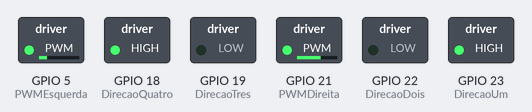
Bench run of a program on a simulated ESP32. On the bench: switched loads named in the program (green lamp = pin HIGH).

Above: at 0.1 s.
Timing chart, 0 to 1.6 s (numbered marks = the images above):
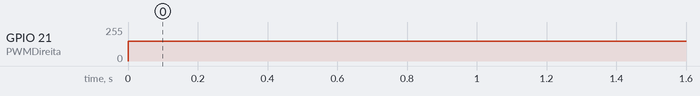

Measured:
- by itself, GPIO 21 (PWMDireita): 0/255 → 150/255 at 0.00 s

The program:

main.cpp
```cpp
// SENSORES DISPOSTOS DA SEGUINTE FORMA
//
// erro -3                     erro +3
//   (0) (1) (2) (3) (4) (5) (6) (7)
//                  |
//               erro 0
//                  |
// motor[0]    ----- -----    motor[1]
//

#include<SoftwareSerial.h>

#define DirecaoUm 23
#define DirecaoDois 22
#define PWMDireita 21

#define DirecaoTres 19
#define DirecaoQuatro 18
#define PWMEsquerda 5

int motores [2];
int velNormal [2] = {100, 100};
#define Kp 50

// Define cada pino relacionado a cada sensor no vetor
int sensorPin [8] = {13,12,14,27,26,25,33,32};
int sensoresDigital[8];
#define LIMITE 600

void setup(){

// Ativa o modo de INPUT nos pinos dos sensores
for(int i = 0; i++; i<8){
  pinMode(sensorPin[i], INPUT);
  }

// Ativa o modo de OUTPUT nos pinos da Ponte H
pinMode(DirecaoUm, OUTPUT);
pinMode(DirecaoDois, OUTPUT);
pinMode(PWMDireita, OUTPUT);

pinMode(DirecaoTres, OUTPUT);
pinMode(DirecaoQuatro, OUTPUT);
pinMode(PWMEsquerda, OUTPUT);

// Define os pinos de direção conforme o esquema
// [ INA  INB ]
// [  0    0 ]  Motor desligado
// [  0    1 ]  gira em um sentido
// [  1    0 ]  gira em outro sentido
// [  1    1 ]  freia o motor

digitalWrite(DirecaoUm, HIGH);
digitalWrite(DirecaoDois, LOW);

digitalWrite(DirecaoTres, LOW);
digitalWrite(DirecaoQuatro, HIGH);

}

//
// Lê os valores analogicos e transfere para Digital
//
void readSensor(){
    for(int i = 0; i++; i<8){
      if ((analogRead(sensorPin[i])) > LIMITE)
        sensoresDigital[i] = 0;
      else
        sensoresDigital[i] = 1;
    }
}

//
// Para a função erro deve ser passado o vetor sensoresDigital
//
int erro(int S[]){

  if( S[2] == 1 &&  S[3] == 0 &&  S[4] == 0 && S[5] == 1 ) return 0;

  // Para percurso simples, sem gape nem curva 90 graus.

  if( S[2] == 0  && S[3] == 0 ) return -1;
  if( S[4] == 0  && S[5] == 0 ) return +1;

  if( S[1] == 0  && S[2] == 0 ) return -2;
  if( S[5] == 0  && S[6] == 0 ) return +2;

  if( S[0] == 0  && S[1] == 0 ) return -3;
  if( S[6] == 0  && S[7] == 0 ) return +3;

}

//
// Calcula a velocidade de cada motor conforme o erro
//
void velocidadeMotor(){
  motores[0] = velNormal[0] + (Kp * erro(sensoresDigital)) ;
  motores[1] = velNormal[1] - (Kp * erro(sensoresDigital)) ;
}

void loop(){

  readSensor();
  velocidadeMotor();
  analogWrite(PWMEsquerda, motores[0]);
  analogWrite(PWMDireita, motores[1]);

}
```
